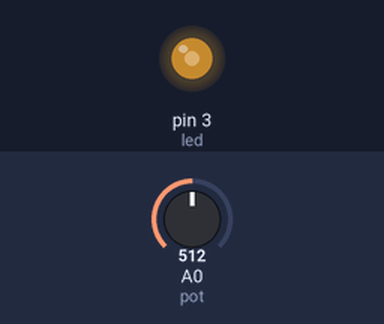
Bench run of a sketch on a simulated Arduino Uno, built with avr-gcc and run on an emulated ATmega328P. Shown: output pins drawn as LEDs (lit = HIGH). Inputs (shaded band) come from the test bench; at power-on: A0 (pot) = 512.

Above: at 1.2 s.
1.3 s: A0 (pot) set to 716
At 2.1 s:
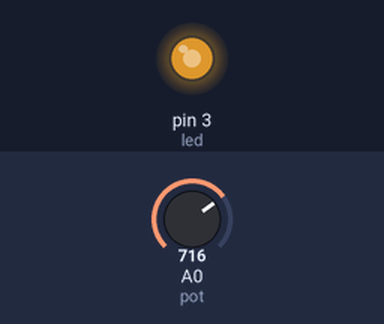
2.8 s: A0 (pot) set to 900
At 3.2 s:
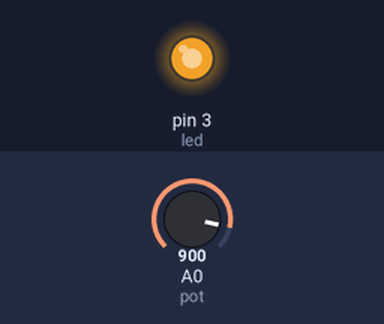
4.3 s: A0 (pot) set to 122
At 5.5 s:
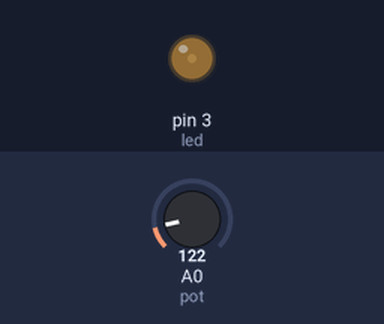
5.8 s: A0 (pot) set to 0
At 6.7 s:
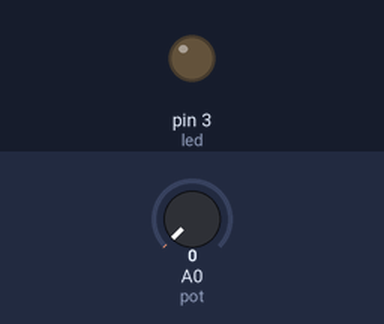
Timing chart, 0 to 8.3 s (numbered marks = the images above; inputs shaded):
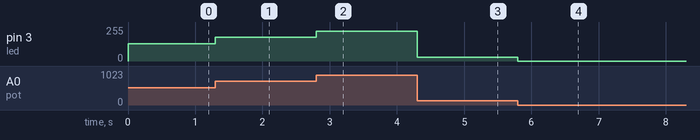

The sketch:

aula-11.ino
```cpp
#define led 3
#define pot A0

void setup() {
   pinMode(led,OUTPUT);
   pinMode(pot,INPUT);

}

void loop() {
  //analogico= 0 a 1023
  //PWN= 0 a 255

  //analogWrite(led,map(analogRead(pot),0,1023,0,255));
  analogWrite(led,analogRead(pot)/4);
}
```

Measured:
- after the input at 1.3 s, pin 3 (led): 128/255 → 179/255 at once
- after the input at 2.8 s, pin 3 (led): 179/255 → 225/255 at once
- after the input at 4.3 s, pin 3 (led): 225/255 → 30/255 at once
- after the input at 5.8 s, pin 3 (led): 30/255 → 0/255 at once
